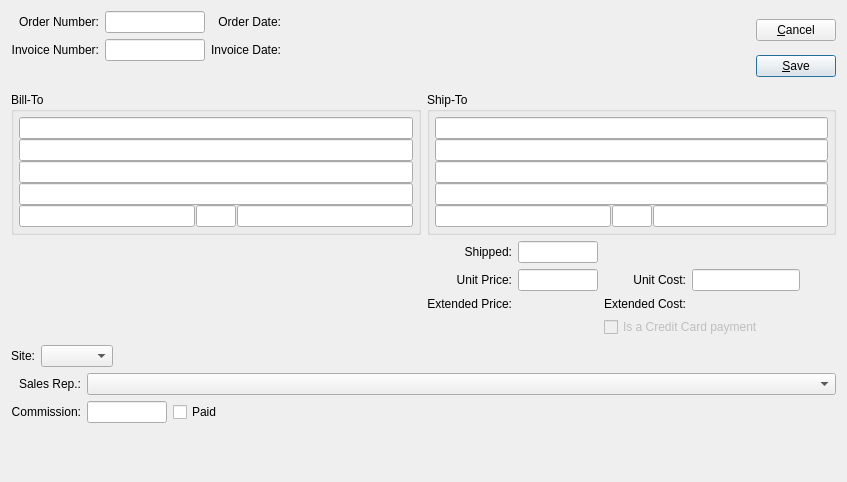
<?xml version="1.0" encoding="UTF-8"?>
<ui version="4.0">
 <comment>This file is part of the xTuple ERP: PostBooks Edition, a free and
open source Enterprise Resource Planning software suite,
Copyright (c) 1999-2018 by OpenMFG LLC, d/b/a xTuple.
It is licensed to you under the Common Public Attribution License
version 1.0, the full text of which (including xTuple-specific Exhibits)
is available at www.xtuple.com/CPAL.  By using this software, you agree
to be bound by its terms.</comment>
 <class>salesHistoryInformation</class>
 <widget class="QDialog" name="salesHistoryInformation">
  <property name="geometry">
   <rect>
    <x>0</x>
    <y>0</y>
    <width>847</width>
    <height>482</height>
   </rect>
  </property>
  <property name="windowTitle">
   <string>Sales History Information</string>
  </property>
  <layout class="QVBoxLayout">
   <item>
    <layout class="QVBoxLayout">
     <item>
      <layout class="QHBoxLayout">
       <item>
        <layout class="QVBoxLayout">
         <item>
          <layout class="QHBoxLayout">
           <item>
            <layout class="QHBoxLayout">
             <item>
              <layout class="QVBoxLayout">
               <item>
                <widget class="QLabel" name="_orderNumberLit">
                 <property name="text">
                  <string>Order Number:</string>
                 </property>
                 <property name="alignment">
                  <set>Qt::AlignRight|Qt::AlignTrailing|Qt::AlignVCenter</set>
                 </property>
                </widget>
               </item>
               <item>
                <widget class="QLabel" name="_invoiceNumberLit">
                 <property name="text">
                  <string>Invoice Number:</string>
                 </property>
                 <property name="alignment">
                  <set>Qt::AlignRight|Qt::AlignTrailing|Qt::AlignVCenter</set>
                 </property>
                </widget>
               </item>
              </layout>
             </item>
             <item>
              <layout class="QVBoxLayout">
               <item>
                <widget class="XLineEdit" name="_orderNumber">
                 <property name="sizePolicy">
                  <sizepolicy hsizetype="Preferred" vsizetype="Fixed">
                   <horstretch>0</horstretch>
                   <verstretch>0</verstretch>
                  </sizepolicy>
                 </property>
                 <property name="maximumSize">
                  <size>
                   <width>100</width>
                   <height>32767</height>
                  </size>
                 </property>
                 <property name="text">
                  <string/>
                 </property>
                 <property name="alignment">
                  <set>Qt::AlignRight</set>
                 </property>
                </widget>
               </item>
               <item>
                <widget class="XLineEdit" name="_invoiceNumber">
                 <property name="sizePolicy">
                  <sizepolicy hsizetype="Preferred" vsizetype="Fixed">
                   <horstretch>0</horstretch>
                   <verstretch>0</verstretch>
                  </sizepolicy>
                 </property>
                 <property name="maximumSize">
                  <size>
                   <width>100</width>
                   <height>32767</height>
                  </size>
                 </property>
                 <property name="text">
                  <string/>
                 </property>
                 <property name="alignment">
                  <set>Qt::AlignRight</set>
                 </property>
                </widget>
               </item>
              </layout>
             </item>
            </layout>
           </item>
           <item>
            <layout class="QHBoxLayout">
             <item>
              <layout class="QVBoxLayout">
               <item>
                <widget class="QLabel" name="_orderDateLit">
                 <property name="text">
                  <string>Order Date:</string>
                 </property>
                 <property name="alignment">
                  <set>Qt::AlignRight|Qt::AlignTrailing|Qt::AlignVCenter</set>
                 </property>
                </widget>
               </item>
               <item>
                <widget class="QLabel" name="_invoiceDateLit">
                 <property name="text">
                  <string>Invoice Date:</string>
                 </property>
                 <property name="alignment">
                  <set>Qt::AlignRight|Qt::AlignTrailing|Qt::AlignVCenter</set>
                 </property>
                </widget>
               </item>
              </layout>
             </item>
             <item>
              <layout class="QVBoxLayout">
               <item>
                <widget class="DLineEdit" name="_orderDate"/>
               </item>
               <item>
                <widget class="DLineEdit" name="_invoiceDate"/>
               </item>
              </layout>
             </item>
            </layout>
           </item>
          </layout>
         </item>
         <item>
          <spacer>
           <property name="orientation">
            <enum>Qt::Vertical</enum>
           </property>
           <property name="sizeType">
            <enum>QSizePolicy::Preferred</enum>
           </property>
           <property name="sizeHint" stdset="0">
            <size>
             <width>10</width>
             <height>25</height>
            </size>
           </property>
          </spacer>
         </item>
        </layout>
       </item>
       <item>
        <spacer>
         <property name="orientation">
          <enum>Qt::Horizontal</enum>
         </property>
         <property name="sizeType">
          <enum>QSizePolicy::Expanding</enum>
         </property>
         <property name="sizeHint" stdset="0">
          <size>
           <width>150</width>
           <height>20</height>
          </size>
         </property>
        </spacer>
       </item>
       <item>
        <layout class="QVBoxLayout">
         <item>
          <widget class="QPushButton" name="_close">
           <property name="text">
            <string>&amp;Cancel</string>
           </property>
          </widget>
         </item>
         <item>
          <widget class="QPushButton" name="_save">
           <property name="text">
            <string>&amp;Save</string>
           </property>
           <property name="autoDefault">
            <bool>true</bool>
           </property>
           <property name="default">
            <bool>true</bool>
           </property>
          </widget>
         </item>
         <item>
          <spacer>
           <property name="orientation">
            <enum>Qt::Vertical</enum>
           </property>
           <property name="sizeType">
            <enum>QSizePolicy::Preferred</enum>
           </property>
           <property name="sizeHint" stdset="0">
            <size>
             <width>10</width>
             <height>0</height>
            </size>
           </property>
          </spacer>
         </item>
        </layout>
       </item>
      </layout>
     </item>
     <item>
      <layout class="QHBoxLayout">
       <item>
        <widget class="QGroupBox" name="_billtoGroup">
         <property name="sizePolicy">
          <sizepolicy hsizetype="Preferred" vsizetype="Fixed">
           <horstretch>0</horstretch>
           <verstretch>0</verstretch>
          </sizepolicy>
         </property>
         <property name="title">
          <string>Bill-To</string>
         </property>
         <layout class="QVBoxLayout">
          <property name="spacing">
           <number>0</number>
          </property>
          <property name="margin">
           <number>5</number>
          </property>
          <item>
           <widget class="XLineEdit" name="_billtoName">
            <property name="text">
             <string/>
            </property>
           </widget>
          </item>
          <item>
           <widget class="XLineEdit" name="_billtoAddress1">
            <property name="text">
             <string/>
            </property>
           </widget>
          </item>
          <item>
           <widget class="XLineEdit" name="_billtoAddress2">
            <property name="text">
             <string/>
            </property>
           </widget>
          </item>
          <item>
           <widget class="XLineEdit" name="_billtoAddress3">
            <property name="text">
             <string/>
            </property>
           </widget>
          </item>
          <item>
           <layout class="QHBoxLayout">
            <property name="spacing">
             <number>1</number>
            </property>
            <item>
             <widget class="XLineEdit" name="_billtoCity">
              <property name="text">
               <string/>
              </property>
             </widget>
            </item>
            <item>
             <widget class="XLineEdit" name="_billtoState">
              <property name="maximumSize">
               <size>
                <width>40</width>
                <height>32767</height>
               </size>
              </property>
              <property name="text">
               <string/>
              </property>
             </widget>
            </item>
            <item>
             <widget class="XLineEdit" name="_billtoZip">
              <property name="text">
               <string/>
              </property>
             </widget>
            </item>
           </layout>
          </item>
         </layout>
        </widget>
       </item>
       <item>
        <widget class="QGroupBox" name="_shiptoGroup">
         <property name="sizePolicy">
          <sizepolicy hsizetype="Preferred" vsizetype="Fixed">
           <horstretch>0</horstretch>
           <verstretch>0</verstretch>
          </sizepolicy>
         </property>
         <property name="title">
          <string>Ship-To</string>
         </property>
         <layout class="QVBoxLayout">
          <property name="spacing">
           <number>0</number>
          </property>
          <property name="margin">
           <number>5</number>
          </property>
          <item>
           <widget class="XLineEdit" name="_shiptoName">
            <property name="text">
             <string/>
            </property>
           </widget>
          </item>
          <item>
           <widget class="XLineEdit" name="_shiptoAddress1">
            <property name="text">
             <string/>
            </property>
           </widget>
          </item>
          <item>
           <widget class="XLineEdit" name="_shiptoAddress2">
            <property name="text">
             <string/>
            </property>
           </widget>
          </item>
          <item>
           <widget class="XLineEdit" name="_shiptoAddress3">
            <property name="text">
             <string/>
            </property>
           </widget>
          </item>
          <item>
           <layout class="QHBoxLayout">
            <property name="spacing">
             <number>1</number>
            </property>
            <item>
             <widget class="XLineEdit" name="_shiptoCity">
              <property name="text">
               <string/>
              </property>
             </widget>
            </item>
            <item>
             <widget class="XLineEdit" name="_shiptoState">
              <property name="maximumSize">
               <size>
                <width>40</width>
                <height>32767</height>
               </size>
              </property>
              <property name="text">
               <string/>
              </property>
             </widget>
            </item>
            <item>
             <widget class="XLineEdit" name="_shiptoZip">
              <property name="text">
               <string/>
              </property>
             </widget>
            </item>
           </layout>
          </item>
         </layout>
        </widget>
       </item>
      </layout>
     </item>
     <item>
      <layout class="QHBoxLayout">
       <item>
        <layout class="QVBoxLayout">
         <item>
          <widget class="ItemCluster" name="_item"/>
         </item>
         <item>
          <layout class="QHBoxLayout">
           <item>
            <widget class="QLabel" name="_warehouseLit">
             <property name="text">
              <string>Site:</string>
             </property>
             <property name="alignment">
              <set>Qt::AlignRight|Qt::AlignTrailing|Qt::AlignVCenter</set>
             </property>
            </widget>
           </item>
           <item>
            <widget class="WComboBox" name="_warehouse">
             <property name="allowNull">
              <bool>true</bool>
             </property>
            </widget>
           </item>
           <item>
            <spacer>
             <property name="orientation">
              <enum>Qt::Horizontal</enum>
             </property>
             <property name="sizeType">
              <enum>QSizePolicy::Expanding</enum>
             </property>
             <property name="sizeHint" stdset="0">
              <size>
               <width>0</width>
               <height>20</height>
              </size>
             </property>
            </spacer>
           </item>
          </layout>
         </item>
        </layout>
       </item>
       <item>
        <layout class="QVBoxLayout">
         <item>
          <layout class="QHBoxLayout">
           <item>
            <layout class="QGridLayout">
             <item row="1" column="1">
              <widget class="XLineEdit" name="_unitPrice">
               <property name="maximumSize">
                <size>
                 <width>80</width>
                 <height>32767</height>
                </size>
               </property>
               <property name="text">
                <string/>
               </property>
               <property name="alignment">
                <set>Qt::AlignRight</set>
               </property>
              </widget>
             </item>
             <item row="0" column="1">
              <widget class="XLineEdit" name="_shipped">
               <property name="maximumSize">
                <size>
                 <width>80</width>
                 <height>32767</height>
                </size>
               </property>
               <property name="text">
                <string/>
               </property>
               <property name="alignment">
                <set>Qt::AlignRight</set>
               </property>
              </widget>
             </item>
             <item row="2" column="1">
              <widget class="XLabel" name="_extendedPrice">
               <property name="minimumSize">
                <size>
                 <width>80</width>
                 <height>0</height>
                </size>
               </property>
               <property name="text">
                <string/>
               </property>
               <property name="alignment">
                <set>Qt::AlignRight|Qt::AlignTrailing|Qt::AlignVCenter</set>
               </property>
              </widget>
             </item>
             <item row="0" column="0">
              <widget class="QLabel" name="_shippedLit">
               <property name="sizePolicy">
                <sizepolicy hsizetype="Minimum" vsizetype="Fixed">
                 <horstretch>0</horstretch>
                 <verstretch>0</verstretch>
                </sizepolicy>
               </property>
               <property name="text">
                <string>Shipped:</string>
               </property>
               <property name="alignment">
                <set>Qt::AlignRight|Qt::AlignTrailing|Qt::AlignVCenter</set>
               </property>
              </widget>
             </item>
             <item row="2" column="0">
              <widget class="QLabel" name="_extPriceLit">
               <property name="text">
                <string>Extended Price:</string>
               </property>
               <property name="alignment">
                <set>Qt::AlignRight|Qt::AlignTrailing|Qt::AlignVCenter</set>
               </property>
              </widget>
             </item>
             <item row="1" column="0">
              <widget class="QLabel" name="_unitPriceLit">
               <property name="sizePolicy">
                <sizepolicy hsizetype="Minimum" vsizetype="Fixed">
                 <horstretch>0</horstretch>
                 <verstretch>0</verstretch>
                </sizepolicy>
               </property>
               <property name="text">
                <string>Unit Price:</string>
               </property>
               <property name="alignment">
                <set>Qt::AlignRight|Qt::AlignTrailing|Qt::AlignVCenter</set>
               </property>
              </widget>
             </item>
             <item row="1" column="2">
              <widget class="QLabel" name="_unitCostLit">
               <property name="text">
                <string>Unit Cost:</string>
               </property>
               <property name="alignment">
                <set>Qt::AlignRight|Qt::AlignTrailing|Qt::AlignVCenter</set>
               </property>
              </widget>
             </item>
             <item row="2" column="2">
              <widget class="QLabel" name="_extCostLit">
               <property name="text">
                <string>Extended Cost:</string>
               </property>
               <property name="alignment">
                <set>Qt::AlignRight|Qt::AlignTrailing|Qt::AlignVCenter</set>
               </property>
              </widget>
             </item>
             <item row="1" column="3">
              <widget class="XLineEdit" name="_unitCost">
               <property name="sizePolicy">
                <sizepolicy hsizetype="Preferred" vsizetype="Fixed">
                 <horstretch>0</horstretch>
                 <verstretch>0</verstretch>
                </sizepolicy>
               </property>
               <property name="minimumSize">
                <size>
                 <width>80</width>
                 <height>0</height>
                </size>
               </property>
               <property name="text">
                <string/>
               </property>
               <property name="alignment">
                <set>Qt::AlignRight</set>
               </property>
              </widget>
             </item>
             <item row="2" column="3">
              <widget class="XLabel" name="_extendedCost">
               <property name="minimumSize">
                <size>
                 <width>80</width>
                 <height>0</height>
                </size>
               </property>
               <property name="text">
                <string/>
               </property>
               <property name="alignment">
                <set>Qt::AlignRight|Qt::AlignTrailing|Qt::AlignVCenter</set>
               </property>
              </widget>
             </item>
             <item row="1" column="4">
              <spacer>
               <property name="orientation">
                <enum>Qt::Horizontal</enum>
               </property>
               <property name="sizeType">
                <enum>QSizePolicy::Expanding</enum>
               </property>
               <property name="sizeHint" stdset="0">
                <size>
                 <width>16</width>
                 <height>20</height>
                </size>
               </property>
              </spacer>
             </item>
             <item row="3" column="2" colspan="2">
              <widget class="QCheckBox" name="_isCcPayment">
               <property name="enabled">
                <bool>false</bool>
               </property>
               <property name="text">
                <string>Is a Credit Card payment</string>
               </property>
              </widget>
             </item>
            </layout>
           </item>
          </layout>
         </item>
         <item>
          <spacer>
           <property name="orientation">
            <enum>Qt::Vertical</enum>
           </property>
           <property name="sizeType">
            <enum>QSizePolicy::Preferred</enum>
           </property>
           <property name="sizeHint" stdset="0">
            <size>
             <width>20</width>
             <height>30</height>
            </size>
           </property>
          </spacer>
         </item>
        </layout>
       </item>
      </layout>
     </item>
     <item>
      <layout class="QHBoxLayout">
       <item>
        <layout class="QGridLayout" name="gridLayout_26">
         <item row="0" column="0">
          <widget class="QLabel" name="_salesRepLit">
           <property name="text">
            <string>Sales Rep.:</string>
           </property>
           <property name="alignment">
            <set>Qt::AlignRight|Qt::AlignTrailing|Qt::AlignVCenter</set>
           </property>
          </widget>
         </item>
         <item row="1" column="0">
          <widget class="QLabel" name="_commissionLit">
           <property name="text">
            <string>Commission:</string>
           </property>
           <property name="alignment">
            <set>Qt::AlignRight|Qt::AlignTrailing|Qt::AlignVCenter</set>
           </property>
          </widget>
         </item>
         <item row="0" column="1" colspan="2">
          <widget class="XComboBox" name="_salesrep">
           <property name="allowNull">
            <bool>true</bool>
           </property>
          </widget>
         </item>
         <item row="1" column="1">
          <layout class="QHBoxLayout">
           <item>
            <widget class="XLineEdit" name="_commission">
             <property name="maximumSize">
              <size>
               <width>80</width>
               <height>32767</height>
              </size>
             </property>
             <property name="text">
              <string/>
             </property>
             <property name="alignment">
              <set>Qt::AlignRight</set>
             </property>
            </widget>
           </item>
           <item>
            <widget class="QCheckBox" name="_commissionPaid">
             <property name="text">
              <string>Paid</string>
             </property>
            </widget>
           </item>
           <item>
            <spacer>
             <property name="orientation">
              <enum>Qt::Horizontal</enum>
             </property>
             <property name="sizeType">
              <enum>QSizePolicy::Expanding</enum>
             </property>
             <property name="sizeHint" stdset="0">
              <size>
               <width>26</width>
               <height>10</height>
              </size>
             </property>
            </spacer>
           </item>
          </layout>
         </item>
        </layout>
       </item>
      </layout>
     </item>
    </layout>
   </item>
   <item>
    <spacer>
     <property name="orientation">
      <enum>Qt::Vertical</enum>
     </property>
     <property name="sizeType">
      <enum>QSizePolicy::Expanding</enum>
     </property>
     <property name="sizeHint" stdset="0">
      <size>
       <width>20</width>
       <height>16</height>
      </size>
     </property>
    </spacer>
   </item>
  </layout>
 </widget>
 <layoutdefault spacing="6" margin="11"/>
 <customwidgets>
  <customwidget>
   <class>DLineEdit</class>
   <extends>QWidget</extends>
   <header>datecluster.h</header>
   <container>1</container>
  </customwidget>
  <customwidget>
   <class>ItemCluster</class>
   <extends>QWidget</extends>
   <header>itemcluster.h</header>
   <container>1</container>
  </customwidget>
  <customwidget>
   <class>WComboBox</class>
   <extends>XComboBox</extends>
   <header>wcombobox.h</header>
  </customwidget>
  <customwidget>
   <class>XComboBox</class>
   <extends>QComboBox</extends>
   <header>xcombobox.h</header>
  </customwidget>
  <customwidget>
   <class>XLabel</class>
   <extends>QLabel</extends>
   <header>xlabel.h</header>
  </customwidget>
  <customwidget>
   <class>XLineEdit</class>
   <extends>QLineEdit</extends>
   <header>xlineedit.h</header>
   <container>1</container>
  </customwidget>
 </customwidgets>
 <tabstops>
  <tabstop>_orderNumber</tabstop>
  <tabstop>_invoiceNumber</tabstop>
  <tabstop>_orderDate</tabstop>
  <tabstop>_invoiceDate</tabstop>
  <tabstop>_billtoName</tabstop>
  <tabstop>_billtoAddress1</tabstop>
  <tabstop>_billtoAddress2</tabstop>
  <tabstop>_billtoAddress3</tabstop>
  <tabstop>_billtoCity</tabstop>
  <tabstop>_billtoState</tabstop>
  <tabstop>_billtoZip</tabstop>
  <tabstop>_shiptoName</tabstop>
  <tabstop>_shiptoAddress1</tabstop>
  <tabstop>_shiptoAddress2</tabstop>
  <tabstop>_shiptoAddress3</tabstop>
  <tabstop>_shiptoCity</tabstop>
  <tabstop>_shiptoState</tabstop>
  <tabstop>_shiptoZip</tabstop>
  <tabstop>_item</tabstop>
  <tabstop>_warehouse</tabstop>
  <tabstop>_shipped</tabstop>
  <tabstop>_unitPrice</tabstop>
  <tabstop>_unitCost</tabstop>
  <tabstop>_isCcPayment</tabstop>
  <tabstop>_salesrep</tabstop>
  <tabstop>_commission</tabstop>
  <tabstop>_commissionPaid</tabstop>
  <tabstop>_save</tabstop>
  <tabstop>_close</tabstop>
 </tabstops>
 <resources/>
 <connections>
  <connection>
   <sender>_close</sender>
   <signal>clicked()</signal>
   <receiver>salesHistoryInformation</receiver>
   <slot>reject()</slot>
   <hints>
    <hint type="sourcelabel">
     <x>20</x>
     <y>20</y>
    </hint>
    <hint type="destinationlabel">
     <x>20</x>
     <y>20</y>
    </hint>
   </hints>
  </connection>
  <connection>
   <sender>_item</sender>
   <signal>newId(int)</signal>
   <receiver>_warehouse</receiver>
   <slot>findItemsites(int)</slot>
   <hints>
    <hint type="sourcelabel">
     <x>20</x>
     <y>20</y>
    </hint>
    <hint type="destinationlabel">
     <x>20</x>
     <y>20</y>
    </hint>
   </hints>
  </connection>
  <connection>
   <sender>_item</sender>
   <signal>warehouseIdChanged(int)</signal>
   <receiver>_warehouse</receiver>
   <slot>setId(int)</slot>
   <hints>
    <hint type="sourcelabel">
     <x>20</x>
     <y>20</y>
    </hint>
    <hint type="destinationlabel">
     <x>20</x>
     <y>20</y>
    </hint>
   </hints>
  </connection>
 </connections>
</ui>
